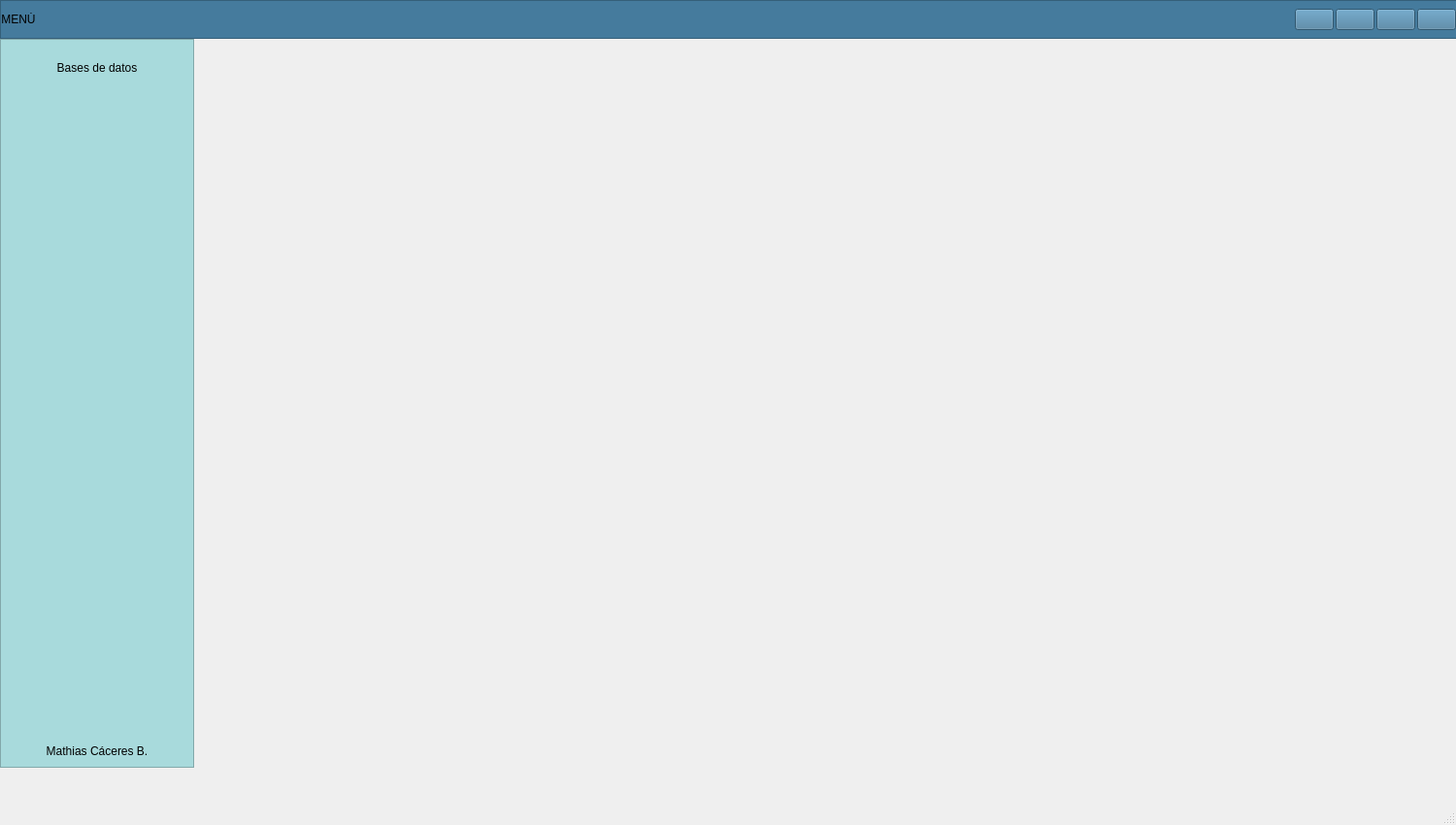
<?xml version="1.0" encoding="UTF-8"?>
<ui version="4.0">
 <class>MainWindow</class>
 <widget class="QMainWindow" name="MainWindow">
  <property name="geometry">
   <rect>
    <x>0</x>
    <y>0</y>
    <width>1500</width>
    <height>850</height>
   </rect>
  </property>
  <property name="windowTitle">
   <string>MainWindow</string>
  </property>
  <widget class="QWidget" name="centralwidget">
   <widget class="QFrame" name="Frame_Superior">
    <property name="geometry">
     <rect>
      <x>0</x>
      <y>0</y>
      <width>1501</width>
      <height>40</height>
     </rect>
    </property>
    <property name="minimumSize">
     <size>
      <width>0</width>
      <height>40</height>
     </size>
    </property>
    <property name="maximumSize">
     <size>
      <width>16777215</width>
      <height>40</height>
     </size>
    </property>
    <property name="styleSheet">
     <string notr="true">background-color: rgb(69, 123, 157);</string>
    </property>
    <property name="frameShape">
     <enum>QFrame::StyledPanel</enum>
    </property>
    <property name="frameShadow">
     <enum>QFrame::Raised</enum>
    </property>
    <layout class="QHBoxLayout" name="horizontalLayout_2">
     <property name="spacing">
      <number>2</number>
     </property>
     <property name="leftMargin">
      <number>0</number>
     </property>
     <property name="topMargin">
      <number>0</number>
     </property>
     <property name="rightMargin">
      <number>0</number>
     </property>
     <property name="bottomMargin">
      <number>0</number>
     </property>
     <item>
      <widget class="QPushButton" name="btn_menu">
       <property name="minimumSize">
        <size>
         <width>0</width>
         <height>0</height>
        </size>
       </property>
       <property name="maximumSize">
        <size>
         <width>16777215</width>
         <height>16777215</height>
        </size>
       </property>
       <property name="layoutDirection">
        <enum>Qt::LeftToRight</enum>
       </property>
       <property name="styleSheet">
        <string notr="true">QPushButton{
background-color:#457b9d;
font:87 12pt&quot;Arial Black&quot;;
border-radius:0px;
}

QPushButton:hover{
background-color: #a8dadc;
font:87 12pt&quot;Arial Back&quot;;
border-radius:0px;
}</string>
       </property>
       <property name="text">
        <string>MENÚ</string>
       </property>
       <property name="icon">
        <iconset>
         <normaloff>../../../Imagenes/bars-solid.svg</normaloff>../../../Imagenes/bars-solid.svg</iconset>
       </property>
      </widget>
     </item>
     <item>
      <spacer name="horizontalSpacer">
       <property name="orientation">
        <enum>Qt::Horizontal</enum>
       </property>
       <property name="sizeHint" stdset="0">
        <size>
         <width>523</width>
         <height>20</height>
        </size>
       </property>
      </spacer>
     </item>
     <item>
      <widget class="QPushButton" name="btn_minimizar">
       <property name="styleSheet">
        <string notr="true">QPushButtom{
border:0px;
}
QPushButton:hover{
border:5px solid #a8dadc;
background-color:#a8dadc;
}
</string>
       </property>
       <property name="text">
        <string/>
       </property>
       <property name="icon">
        <iconset>
         <normaloff>../../../Imagenes/window-minimize-solid.svg</normaloff>../../../Imagenes/window-minimize-solid.svg</iconset>
       </property>
      </widget>
     </item>
     <item>
      <widget class="QPushButton" name="btn_restaurar">
       <property name="styleSheet">
        <string notr="true">QPushButtom{
border:0px;
}
QPushButton:hover{
border:5px solid #a8dadc;
background-color:#a8dadc;
}</string>
       </property>
       <property name="text">
        <string/>
       </property>
       <property name="icon">
        <iconset>
         <normaloff>../../../Imagenes/window-restore-regular.svg</normaloff>../../../Imagenes/window-restore-regular.svg</iconset>
       </property>
      </widget>
     </item>
     <item>
      <widget class="QPushButton" name="btn_maximizar">
       <property name="styleSheet">
        <string notr="true">QPushButtom{
border:0px;
}
QPushButton:hover{
border:5px solid #a8dadc;
background-color:#a8dadc;
}</string>
       </property>
       <property name="text">
        <string/>
       </property>
       <property name="icon">
        <iconset>
         <normaloff>../../../Imagenes/window-maximize-solid.svg</normaloff>../../../Imagenes/window-maximize-solid.svg</iconset>
       </property>
      </widget>
     </item>
     <item>
      <widget class="QPushButton" name="btn_cerrar">
       <property name="maximumSize">
        <size>
         <width>16777215</width>
         <height>16777215</height>
        </size>
       </property>
       <property name="styleSheet">
        <string notr="true">QPushButtom{
border:0px;
}
QPushButton:hover{
border:5px solid #a8dadc;
background-color:#a8dadc;
}</string>
       </property>
       <property name="text">
        <string/>
       </property>
       <property name="icon">
        <iconset>
         <normaloff>../../../Imagenes/times-circle-solid.svg</normaloff>../../../Imagenes/times-circle-solid.svg</iconset>
       </property>
      </widget>
     </item>
    </layout>
   </widget>
   <widget class="QFrame" name="Frame_Inferior_Izq">
    <property name="geometry">
     <rect>
      <x>0</x>
      <y>40</y>
      <width>200</width>
      <height>751</height>
     </rect>
    </property>
    <property name="minimumSize">
     <size>
      <width>200</width>
      <height>0</height>
     </size>
    </property>
    <property name="maximumSize">
     <size>
      <width>200</width>
      <height>16777215</height>
     </size>
    </property>
    <property name="styleSheet">
     <string notr="true">QFrame{
background-color:#a8dadc;}

QPushButton{
background-color:#a8dadc;
border-top-left-radius: 20px;
border-bottom-left-radius: 20px;
font: 75 12pt &quot;Arial Narrow&quot;;
}
QPushButton:hover{
background-color:#a8dadc;
border-top-left-radius:20px;
border-bottom-left-radius:20px;
font: 75 12pt&quot;Arial Narrow&quot;;
}</string>
    </property>
    <property name="frameShape">
     <enum>QFrame::StyledPanel</enum>
    </property>
    <property name="frameShadow">
     <enum>QFrame::Raised</enum>
    </property>
    <layout class="QVBoxLayout" name="verticalLayout_3">
     <item>
      <widget class="QPushButton" name="pushButton_6">
       <property name="minimumSize">
        <size>
         <width>0</width>
         <height>40</height>
        </size>
       </property>
       <property name="maximumSize">
        <size>
         <width>16777215</width>
         <height>40</height>
        </size>
       </property>
       <property name="styleSheet">
        <string notr="true">QFrame{
background-color:#a8dadc;}

QPushButton{
background-color:#a8dadc;
border-top-left-radius: 20px;
border-bottom-left-radius: 20px;
font: 75 12pt &quot;Arial Narrow&quot;;
}
QPushButton:hover{
background-color:#f1faee;
border-top-left-radius:20px;
border-bottom-left-radius:20px;
font: 75 12pt&quot;Arial Narrow&quot;;
}
</string>
       </property>
       <property name="text">
        <string>Bases de datos</string>
       </property>
       <property name="icon">
        <iconset>
         <normaloff>../../../Imagenes/pencil-ruler-solid.svg</normaloff>../../../Imagenes/pencil-ruler-solid.svg</iconset>
       </property>
      </widget>
     </item>
     <item>
      <spacer name="verticalSpacer">
       <property name="orientation">
        <enum>Qt::Vertical</enum>
       </property>
       <property name="sizeHint" stdset="0">
        <size>
         <width>20</width>
         <height>194</height>
        </size>
       </property>
      </spacer>
     </item>
     <item>
      <widget class="QLabel" name="label">
       <property name="text">
        <string>Mathias Cáceres B.</string>
       </property>
       <property name="alignment">
        <set>Qt::AlignCenter</set>
       </property>
      </widget>
     </item>
    </layout>
   </widget>
   <widget class="QLabel" name="label_2">
    <property name="geometry">
     <rect>
      <x>400</x>
      <y>40</y>
      <width>1311</width>
      <height>751</height>
     </rect>
    </property>
    <property name="styleSheet">
     <string notr="true">border-image: url(:/Imagenes/parte1.png);</string>
    </property>
    <property name="text">
     <string/>
    </property>
   </widget>
  </widget>
  <widget class="QMenuBar" name="menubar">
   <property name="geometry">
    <rect>
     <x>0</x>
     <y>0</y>
     <width>1500</width>
     <height>26</height>
    </rect>
   </property>
  </widget>
  <widget class="QStatusBar" name="statusbar"/>
 </widget>
 <resources>
  <include location="Historia Edicion.qrc"/>
 </resources>
 <connections/>
</ui>
